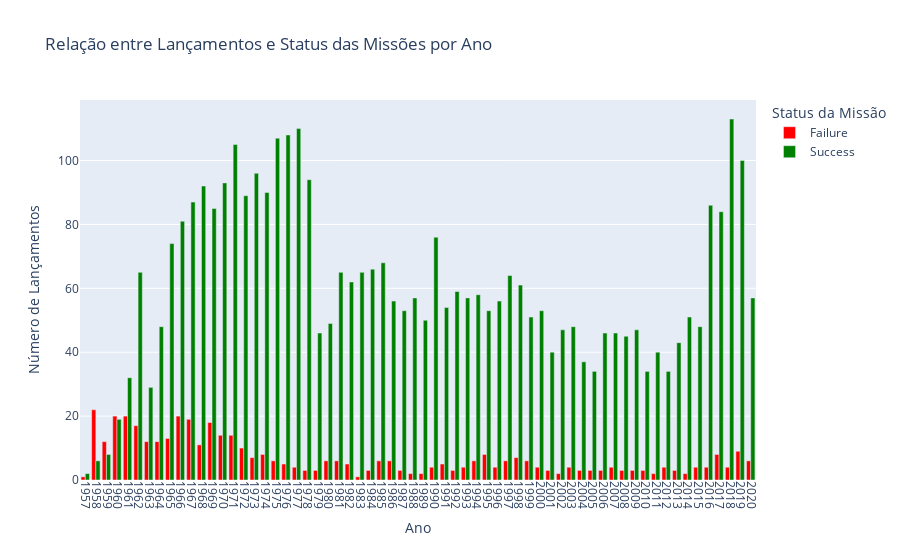

Source (notebook cell):
### Markdown cell above
Este gráfico ilustra a evolução da taxa de sucesso das missões espaciais desde 1957. Observa-se que, nas primeiras décadas da exploração espacial (final dos anos 1950 e início dos anos 1960), a taxa de sucesso era consideravelmente baixa, com picos de apenas 20% em 1958, refletindo os desafios e a natureza experimental dos primeiros lançamentos. Contudo, houve um rápido aprendizado e aprimoramento tecnológico, levando a um aumento constante na taxa de sucesso, que se estabilizou em patamares elevados, geralmente acima de 90%, a partir dos anos 1970. Embora haja pequenas flutuações e algumas quedas pontuais (como em meados dos anos 80 e 90, que podem coincidir com acidentes notórios como o desastre do Challenger ou falhas de foguetes), a tendência geral é de alta confiabilidade nas últimas décadas, demonstrando a maturidade e o avanço da engenharia aeroespacial.

### Code cell
# Cria o DataFrame agrupado por ano e status da missão
lancamentos_ano_status = (
    df.groupby([df['Date'].dt.year, 'Mission Status'])
      .size()
      .reset_index(name='Quantidade')
      .rename(columns={'Date': 'Ano'})
)
lancamentos_ano_status.rename(columns={'Date': 'Ano'}, inplace=True)
lancamentos_ano_status['Ano'] = lancamentos_ano_status['Ano'].astype(int)

# Gráfico de barras agrupadas por ano e status da missão com cores customizadas
color_map = {'Failure': 'red', 'Success': 'green'}

fig_status_missao = px.bar(
    lancamentos_ano_status,
    x='Ano',
    y='Quantidade',
    color='Mission Status',
    color_discrete_map=color_map,
    barmode='group',
    title='Relação entre Lançamentos e Status das Missões por Ano',
    labels={'Ano': 'Ano', 'Quantidade': 'Número de Lançamentos', 'Mission Status': 'Status da Missão'}
)
fig_status_missao.update_layout(
    xaxis_title='Ano',
    yaxis_title='Número de Lançamentos',
    xaxis_tickangle=90,
    xaxis=dict(tickmode='linear')
)
fig_status_missao.show()

### Figure 1 — Plotly figure (JSON) as saved in the notebook; plotly's stock layout.template omitted (floating-point values rounded to 4 significant figures)
{"data": [{"alignmentgroup": "True", "hovertemplate": "Status da Missão=Failure<br>Ano=%{x}<br>Número de Lançamentos=%{y}<extra></extra>", "legendgroup": "Failure", "marker": {"color": "red", "pattern": {"shape": ""}}, "name": "Failure", "offsetgroup": "Failure", "orientation": "v", "showlegend": true, "textposition": "auto", "type": "bar", "x": [1957, 1958, 1959, 1960, 1961, 1962, 1963, 1964, 1965, 1966, 1967, 1968, 1969, 1970, 1971, 1972, 1973, 1974, 1975, 1976, 1977, 1978, 1979, 1980, 1981, 1982, 1983, 1984, 1985, 1986, 1987, 1988, 1989, 1990, 1991, 1992, 1993, 1994, 1995, 1996, 1997, 1998, 1999, 2000, 2001, 2002, 2003, 2004, 2005, 2006, 2007, 2008, 2009, 2010, 2011, 2012, 2013, 2014, 2015, 2016, 2017, 2018, 2019, 2020], "xaxis": "x", "y": [1, 22, 12, 20, 20, 17, 12, 12, 13, 20, 19, 11, 18, 14, 14, 10, 7, 8, 6, 5, 4, 3, 3, 6, 6, 5, 1, 3, 6, 6, 3, 2, 2, 4, 5, 3, 4, 6, 8, 4, 6, 7, 6, 4, 3, 2, 4, 3, 3, 3, 4, 3, 3, 3, 2, 4, 3, 2, 4, 4, 8, 4, 9, 6], "yaxis": "y"}, {"alignmentgroup": "True", "hovertemplate": "Status da Missão=Success<br>Ano=%{x}<br>Número de Lançamentos=%{y}<extra></extra>", "legendgroup": "Success", "marker": {"color": "green", "pattern": {"shape": ""}}, "name": "Success", "offsetgroup": "Success", "orientation": "v", "showlegend": true, "textposition": "auto", "type": "bar", "x": [1957, 1958, 1959, 1960, 1961, 1962, 1963, 1964, 1965, 1966, 1967, 1968, 1969, 1970, 1971, 1972, 1973, 1974, 1975, 1976, 1977, 1978, 1979, 1980, 1981, 1982, 1983, 1984, 1985, 1986, 1987, 1988, 1989, 1990, 1991, 1992, 1993, 1994, 1995, 1996, 1997, 1998, 1999, 2000, 2001, 2002, 2003, 2004, 2005, 2006, 2007, 2008, 2009, 2010, 2011, 2012, 2013, 2014, 2015, 2016, 2017, 2018, 2019, 2020], "xaxis": "x", "y": [2, 6, 8, 19, 32, 65, 29, 48, 74, 81, 87, 92, 85, 93, 105, 89, 96, 90, 107, 108, 110, 94, 46, 49, 65, 62, 65, 66, 68, 56, 53, 57, 50, 76, 54, 59, 57, 58, 53, 56, 64, 61, 51, 53, 40, 47, 48, 37, 34, 46, 46, 45, 47, 34, 40, 34, 43, 51, 48, 86, 84, 113, 100, 57], "yaxis": "y"}], "layout": {"barmode": "group", "legend": {"title": {"text": "Status da Missão"}, "tracegroupgap": 0}, "title": {"text": "Relação entre Lançamentos e Status das Missões por Ano"}, "xaxis": {"anchor": "y", "domain": [0, 1], "tickangle": 90, "tickmode": "linear", "title": {"text": "Ano"}}, "yaxis": {"anchor": "x", "domain": [0, 1], "title": {"text": "Número de Lançamentos"}}}}
